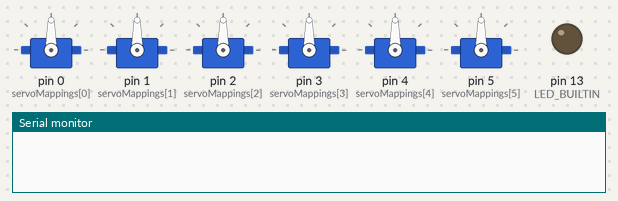
Simulated run of this sketch. Board: Arduino Uno, built with avr-gcc and run on an emulated ATmega328P. Shown: 6 × servo, output pins drawn as LEDs (lit = HIGH), the last lines printed to the serial monitor.

Above: at 0.1 s.
At 1.1 s:
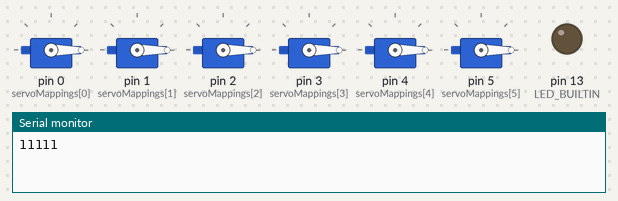
Timing chart, 0 to 2.6 s (numbered marks = the images above):
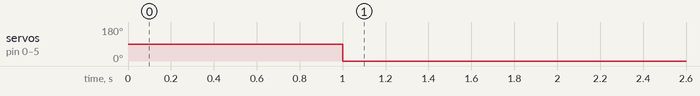

Measured:
- by itself, servo on pin 0 (servoMappings[0]), servo on pin 1 (servoMappings[1]), servo on pin 2 (servoMappings[2]), servo on pin 3 (servoMappings[3]), servo on pin 4 (servoMappings[4]), servo on pin 5 (servoMappings[5]): 90° → 0° at 1.0 s

The sketch:

main.ino
```cpp
#include <WString.h>
#include <Servo.h>

//For communication
String incomingString = "";
const int OUTPUT_ARRAY_SIZE = 10;
const int INPUT_ARRAY_SIZE = 1;
int outputArray[OUTPUT_ARRAY_SIZE];     //Array received from the Pi to control all outputs
int inputArray[INPUT_ARRAY_SIZE];     //Array of currently measured input values to send back to Pi
int arrayPointer=0;              // Int to point to current array position
String inputString = "";         // a String to hold incoming data
boolean stringComplete = false;  // whether the string is complete
boolean sendComplete = false;

//For thrusters
#define SERVO_COUNT 6

// 1500ms +/- 400ms
#define SERVO_MIN_PERIOD_MUS 1100
#define SERVO_MAX_PERIOD_MUS 1900

#define FORE_TOP_INDEX_1 0
#define FORE_TOP_INDEX_2 1
#define FORE_LEFT_INDEX 2
#define FORE_RIGHT_INDEX 3
#define AFT_LEFT_INDEX 4
#define AFT_RIGHT_INDEX 5

byte servoMappings [] = {0,1,2,3,4,5};
Servo servo[SERVO_COUNT];


void setup() {
  Serial.begin(115200);     // opens serial port, sets data rate to 115200 bps
  Serial.setTimeout(1000);     //The default timeout is a second - way too slow for our purposes. Now set to 1ms
  inputString.reserve(200); // reserve 200 bytes for the inputString
  pinMode(LED_BUILTIN, OUTPUT);
  digitalWrite(LED_BUILTIN, LOW);

  inputArray[0]=11111; //Synchronisation value just in case one value is lost in action

  //For thrusters
  for (size_t i = 0; i < SERVO_COUNT; i++) {
        servo[i].attach(servoMappings[i], SERVO_MIN_PERIOD_MUS, SERVO_MAX_PERIOD_MUS);
        // send "stop" signal to ESC.
        servo[i].writeMicroseconds(1500);
    }
    // delay to allow the ESC to recognize the stopped signal
    delay(1000);
}

void loop() {
//==============================================COMMUNICATION===========================================
  //-----------------------------Check for incoming "output" values (eg: Thrusters)------------------------
  if (stringComplete) { //If new value received (ending in a newline character)

    int currentValue = inputString.toInt();

    if(currentValue == 11111 && arrayPointer != 0){
      arrayPointer = 0; //If sync value is not in position 0, reset to position 0
      //Serial.print("Sync error. Now reset to position 0."); //FOR DEBUGGING ONLY
    }

    outputArray[arrayPointer]= currentValue;

    if (arrayPointer==(OUTPUT_ARRAY_SIZE-1)){
      arrayPointer = 0; //Reset arraypointer if it's reached the maximum array position
      sendComplete = false; //Send back input values once all output values have been received
    }
    else{
      arrayPointer = arrayPointer + 1; //Else increment arrayPointer
    }

    //Reset input string and wait for new input
    inputString = "";
    stringComplete = false;
  }

  //------------------------------------Send input values back to Pi---------------------------------
  if (!sendComplete){ //If ready to send back values
    for(int i=0; i<INPUT_ARRAY_SIZE; i++) {
      Serial.println(inputArray[i]);
    }
    sendComplete = true;
  }
//==============================================/COMMUNICATION===========================================

//==============================================READ_SENSORS===========================================


//==============================================/READ_SENSORS===========================================

//==============================================CONTROL_OUTPUTS===========================================

  if(outputArray[9]==1){
      digitalWrite(LED_BUILTIN, HIGH);
    }
    else{
      digitalWrite(LED_BUILTIN, LOW);
    }

 for (size_t i = 0; i < SERVO_COUNT; i++) {
        setServo(inputArray[i+1], i); //Set thrusters to the correct levels
    }


 //==============================================/CONTROL_OUTPUTS===========================================

}

/*
  SerialEvent occurs whenever a new data comes in the hardware serial RX. This
  routine is run between each time loop() runs, so using delay inside loop can
  delay response. Multiple bytes of data may be available.
*/
void serialEvent() {
  while (Serial.available()) {
    // get the new byte:
    char inChar = (char)Serial.read();
    // add it to the inputString:
    inputString += inChar;
    // if the incoming character is a newline, set a flag so the main loop can
    // do something about it:
    if (inChar == '\n') {
      stringComplete = true;
    }
  }
}

//Control servos/thrusters and cap value to correct range
inline void setServo(int value, int servoIndex) {
    if (value <= SERVO_MIN_PERIOD_MUS) {
        value = SERVO_MIN_PERIOD_MUS;
    }
    if (value >SERVO_MAX_PERIOD_MUS) {
        value =SERVO_MAX_PERIOD_MUS;
    }
    servo[servoIndex].writeMicroseconds(value);
}
```
